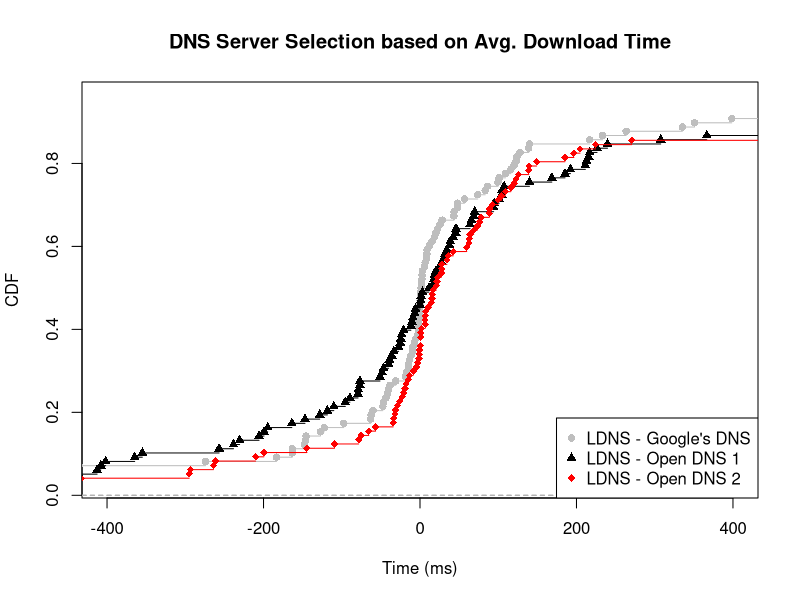

Recreate this plot in R.
ldns_google <- c(0.5, 1.96759259259261, -122.325396825397, -5.33333333333333, 8.36111111111111, 2.83333333333331, 216.833333333333, -530.133333333333, 47.859649122807, -63, 525.666666666667, 139.833333333333, -818.4, 122.8, 3163.65, 0.666666666666664, 56.75, -0.909090909090909, -7.16666666666652, 99.6666666666667, 101.2, -274, -17.1944444444444, -147.9, 897.888888888889, -14.8333333333333, 20.4166666666667, -9.27777777777778, 25.5, 127.75, -62.5, -43.6666666666667, -435.888888888889, 120.333333333333, -1904.83333333333, -183.416666666667, -97.4166666666667, -9.15882352941176, 5.66666666666667, 471, -127.333333333333, -38.2638888888889, -13.3333333333333, 28.3333333333333, -46.3333333333333, 6.58333333333334, -163.166666666667, -2, -19842.4444444444, 1882.33333333333, 0.233333333333334, 263.5, 22.6666666666667, -795.25, 2631.75, 2095.64705882353, 398.5, 2.41666666666669, 83.3333333333333, -1630.44444444444, 2.67129629629628, 350.833333333333, 233.5, -11.6, -1.00641025641026, -1.58333333333334, -0.333333333333329, 9.05952380952381, 109.333333333333, -15, 1.35746606334842, -47.5, 18.3821428571429, 12.125, -60.1666666666667, 0, 335.333333333333, 47.8280423280423, -146.34965034965, 86.1666666666667, 43.3333333333333, 124, -2.39393939393938, -1.75, 73.8333333333333, 15.5, 139, 116.166666666667, 43.6666666666667, -31, -40.3333333333333, -41.8333333333333, -163.333333333333, -18.6, 8.8939393939394, 815.361111111111, 908.333333333333, -145.666666666667)

ldns_03 <- c(27.6666666666667, -436.407407407407, -401.769841269841, 31.6666666666667, -205.688888888889, -256.75, 239.666666666667, 216.833333333333, -76.75, -9.01535087719299, 69.8666666666667, 525.666666666667, 139.833333333333, -575.1, -480.866666666667, 5825.35, 18.3333333333333, 104.583333333333, 0.0909090909090908, -199.333333333333, -51.1666666666667, 101.2, -462.833333333333, -407.944444444444, -78.8166666666666, 192.305555555556, -24.5555555555556, 20.4166666666667, 38.5555555555556, 25.5, -48.4722222222222, -110.166666666667, 724.666666666667, 107.583333333333, 1315.33333333333, -89.5833333333334, -194.666666666667, -10.1, 65.6666666666667, 471, 168.5, 17.125, 307.666666666667, 42.4166666666667, -20.8333333333333, -5.91666666666666, 734.166666666667, 30.2777777777778, 873.583333333332, 226.25, -6.89166666666667, 596.833333333333, -36.25, 463.5, -412.666666666667, -492.352941176471, 5005.33333333333, -354.916666666667, 94.8333333333333, 533.75, -118.298941798942, 366.5, -238.333333333333, 215.5, -128.189743589744, 11.5, 68.6666666666667, -76.8571428571428, -39.1666666666667, -147, 1.41923076923077, 64, -33.3539682539683, 37.9583333333333, -95.4444444444444, 1, -364.666666666667, 3.13174603174605, -40.0980392156863, 46, 17.4166666666667, 211.333333333333, 581.333333333333, -11.6666666666667, 45.6666666666667, -79.1666666666667, -46.6666666666667, -163.833333333333, 185.333333333333, 212.833333333333, 34.3333333333333, 104.333333333333, -230.541666666667, -23.6, -25.2727272727273, 1536.61111111111, -27.3333333333333, 94.1111111111111)

ldns_222 <- c(-0.666666666666664, -14.9074074074074, -263.936507936508, -8.83333333333333, -17.9444444444445, -2.83333333333334, -210.083333333333, 15.75, -65.5, 6.58187134502924, 15.45, 42.4999999999999, -13.3333333333333, 818.4, 122.8, 5825.35, -1, 76.4166666666667, 1.09090909090909, 1552.66666666667, 99.6666666666667, -31.3, -199.5, 14.5555555555556, 224.433333333333, 1608.63888888889, 27.6666666666667, -1.5, -4.27777777777778, 1, 59.75, -31.8333333333334, 139.166666666667, 1315.33333333333, 78.0833333333334, -294.966666666667, -19.2666666666667, -75, -109.333333333333, -25.8333333333333, -22.7083333333333, 6.5, 36.3055555555556, 270.666666666667, 10.5833333333333, 62.3333333333333, 196.666666666667, -6713.41666666667, -433.166666666667, -20.85, 596.833333333333, 22.6666666666667, 831.166666666667, 2445.75, 149.063725490196, 5005.33333333333, 461.75, 73.3333333333333, 622.583333333333, -28.837037037037, 597, 125.666666666667, 0.300000000000011, -56.7564102564103, 16.4444444444444, 68.6666666666667, 6.91666666666666, 109.333333333333, 88.8333333333333, 1.66923076923077, 64, -909.111278195489, 27.8083333333333, -78.4666666666667, 1, 204.5, -34.1977225672878, 62.8186274509804, 120.333333333333, 21.75, -293.333333333333, -581.333333333333, -33.65, 21, 92.5, 139, 116.166666666667, 185.333333333333, -144.5, 34.3333333333333, 104.333333333333, 88.5694444444444, 27.3444444444444, 7.06060606060607, 638.194444444444, -261.166666666667, 665.944444444444)

ldns_google_val = ecdf(ldns_google)
ldns_03_val = ecdf(ldns_03)
ldns_222_val = ecdf(ldns_222)

plot(ldns_google_val, lty=1, col="grey", pch = 16, xlab="Time (ms)", ylab="CDF", main="DNS Server Selection based on Avg. Download Time", xlim=c(-400, 400))
lines(ldns_03_val, pch = 17, col = "black")
lines(ldns_222_val, pch = 18, col = "red")

legend("bottomright",  pch = c(16, 17, 18), legend=c("LDNS - Google's DNS", "LDNS - Open DNS 1", "LDNS - Open DNS 2"), col=c("grey", "black", "red"))
